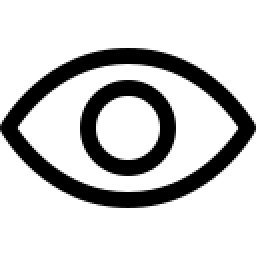
#> input picture Images/show.png, 128 x 128 px, given in place of loginicon.png, which was not available (shown 2 times larger); the run also reads 1 picture not shown here
$ python -i login_page.py   (imports and definitions only)
#> lines starting #> are read from the running program, lines starting #| are printed output that depends on the picture; pictures that were not available may be replaced by others from this repository, and a replacement may not be noted
#Importing the libraries
from tkinter import *
from PIL import Image,ImageTk
from tkinter import messagebox
from pymongo import MongoClient
import re, subprocess
import hashlib

try:
    # Creating MongoClient, connecting to database and collection
    football_client = MongoClient('mongodb://localhost:27017/')
    football_database = football_client['football_database']
    football_collection = football_database['users']
except:
    messagebox.showerror('Error','Database Connection Error')

# Function to go back to login page after clicking Sign In button in signup page
# [110 lines left out: functions back_to_login, sign_in, get_login_data, not called in this run]
# Function for login
def login():
    '''
    Display the login section.
    '''
    # [41 lines left out: functions login_work, show_password, hide_password, not called in this run]

    # GUI elements for login page
    global right_frame
    login_icon = Image.open("Images/loginicon.png")
#> login_icon is the input picture: PIL image 128x128 RGBA; mean R, G, B, A 0, 0, 0, 52.4
    login_image = login_icon.resize((70, 70))
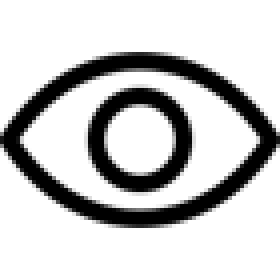
#> login_image: PIL image 70x70 RGBA (shown 4 times larger); mean R, G, B, A 0, 0, 0, 52.3; transparent parts drawn white
    login_image = ImageTk.PhotoImage(login_image)
    login_img_label = Label(right_frame, image=login_image, border=0)
    login_img_label.image = login_image
    login_img_label.place(x=450, y=165)
    label_login = Label(right_frame, text="Welcome! Please Login into your Account.", bg="sky blue", border=0,
                        font=('Segoe Print', '16', 'bold'))
    label_login.place(x=250, y=120)

    phone_n_label = Label(right_frame, text="Phone", bg="sky blue", border=0, font=('Segoe Print', '12', ''))
    phone_n_label.place(x=380, y=240)
    phone_n_entry = Entry(right_frame, font=('Segoe Print', '10', ''))
    phone_n_entry.place(x=380, y=270)

    password_label = Label(right_frame, text="Password", bg="sky blue", border=0, font=('Segoe Print', '12', ''))
    password_label.place(x=380, y=310)
    password_entry = Entry(right_frame, font=('Segoe Print', '10', ''), show="*")
    password_entry.place(x=380, y=340)

    show_icon = Image.open("Images/show.png").resize((20, 20))
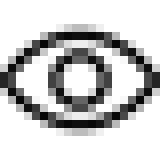
#> show_icon: PIL image 20x20 RGBA (shown 8 times larger); mean R, G, B, A 0, 0, 0, 53.8; transparent parts drawn white
    hide_icon = Image.open("Images/hide.png").resize((20, 20))

    show_img = ImageTk.PhotoImage(show_icon)
    hide_img = ImageTk.PhotoImage(hide_icon)

    show_password_button = Button(right_frame, image=show_img, border=0, command=show_password)
    show_password_button.place(x=560, y=342)

    login_button = Button(right_frame, text="LOGIN", font=('Segoe Print', '10', ''), height=1, bg="sky blue", border=1,
                          command=login_work)
    login_button.place(x=460, y=380)

    app.bind('<Return>', lambda e: login_work())

    right_frame_label = Label(right_frame, text="Don't have an account?", font=('Segoe Print', '9', ''), bg="sky blue",
                              border=0)
    right_frame_label.place(x=380, y=430)
    sign_in_btn = Button(right_frame, text="Sign In", font=('Segoe Print', '9', ''), bg="sky blue", border=0,
                         fg="blue", command=sign_in)
    sign_in_btn.place(x=530, y=425)

# Function for about us
# [13 lines left out: function about_us, not called in this run]

def create_login_gui():
    '''
    Create the login GUI
    '''
    # Creating the main window of the application
    global app, right_frame, left_frame
    app = Tk()
    app.geometry("1350x700")
    app.config(bg="Black")
    app.resizable(0, 0)
    app.title("Login Page")

    # Creating the frames
    left_frame = Frame(app, width=450, height=668, bg="sky blue", border=1)
    left_frame.place(x=0, y=1)
    right_frame = Frame(app, width=900, height=668, bg="sky blue", border=1)
    right_frame.place(x=451, y=1)
    lower_frame = Frame(app, width=1350, height=30, bg="sky blue")
    lower_frame.place(x=0, y=670)

    # Calling the login function
    login()

    # GUI elements for left frame
    app_name_label = Label(left_frame,text ="A-Division \t    \n Football League",font=('Segoe Print', '36', 'bold'),bg="sky blue")
    app_name_label.place(x=25,y=60)

    football_img = Image.open("Images/football.png")
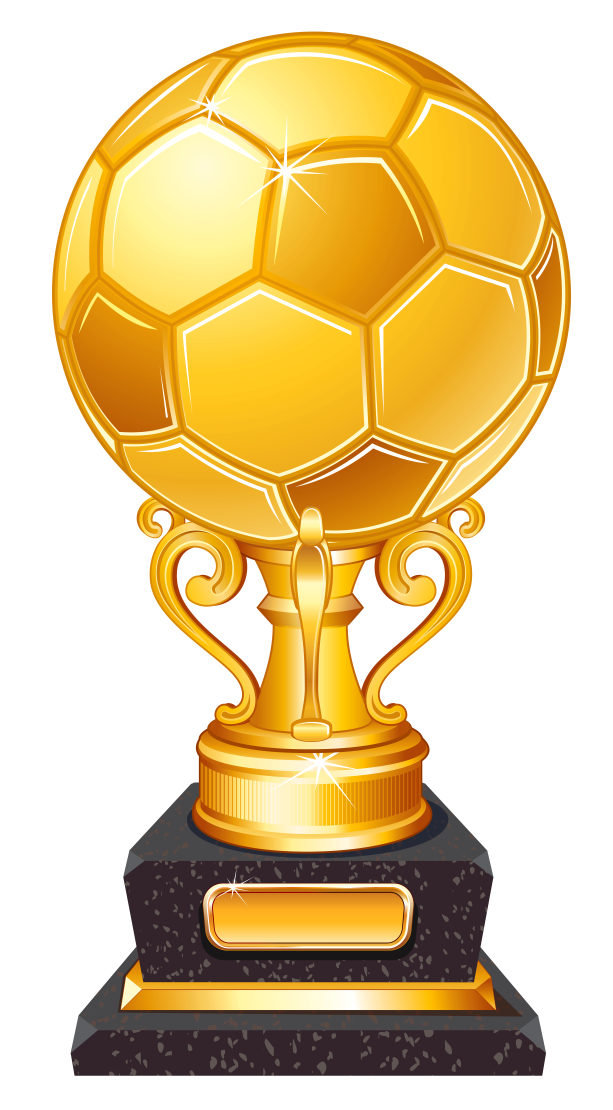
#> input picture Images/football.png, 2452 x 4437 px, found by its file name (shown at 1/4 size)
#> football_img is the input picture: PIL image 2452x4437 RGBA; mean R, G, B, A 210, 184.4, 131.1, 139
    football_photo = football_img.resize((70,100))
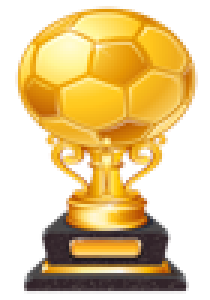
#> football_photo: PIL image 70x100 RGBA (shown 3 times larger); mean R, G, B, A 117.7, 89.5, 33.3, 139; transparent parts drawn white
    football_photo = ImageTk.PhotoImage(football_photo)
    football_label = Label(left_frame,image=football_photo,border=0,bg='sky blue')
    football_label.image = football_photo  # Store a reference to the image to prevent it from being garbage collected
    football_label.place(x=320,y=40)

    pitch_png = Image.open("Images/pitch.png")
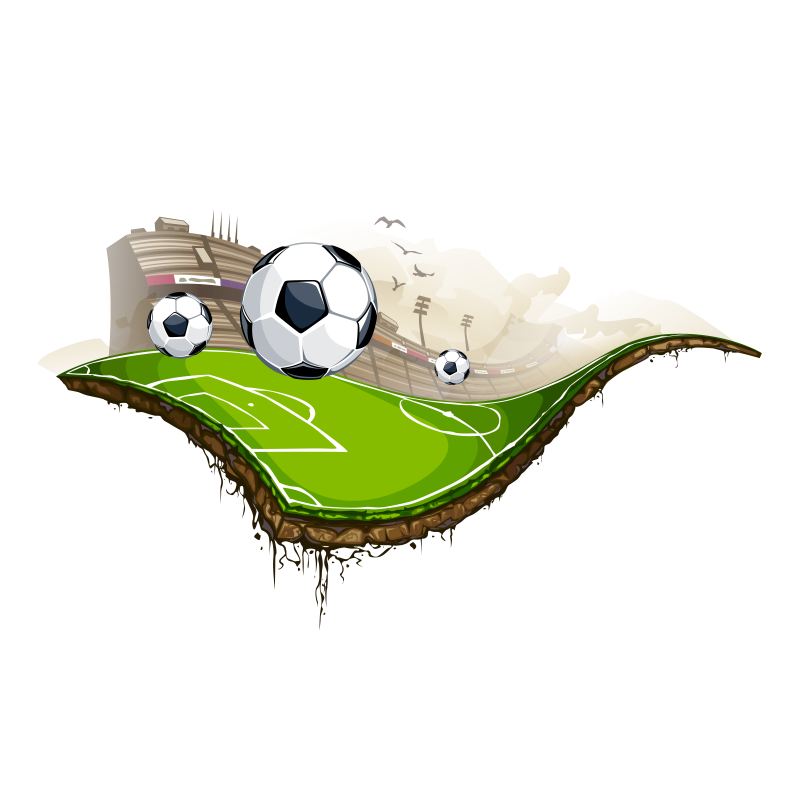
#> input picture Images/pitch.png, 4000 x 4000 px, found by its file name (shown at 1/5 size)
#> pitch_png is the input picture: PIL image 4000x4000 RGBA; mean R, G, B, A 183.6, 185.7, 173.7, 51.1
    pitch_photo = pitch_png.resize((400,350))
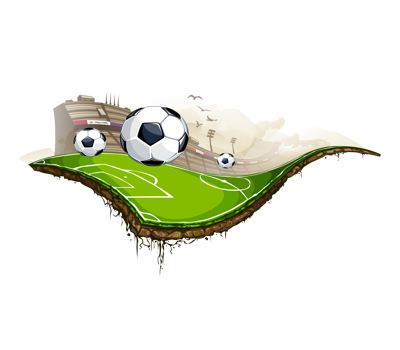
#> pitch_photo: PIL image 400x350 RGBA; mean R, G, B, A 34.9, 37, 24.9, 51.1; transparent parts drawn white
    pitch_photo = ImageTk.PhotoImage(pitch_photo)
    pitch_label = Label(left_frame,image=pitch_photo,border=0,bg="sky blue")
    pitch_label.image = pitch_photo
    pitch_label.place(x=30,y=230)

    unleash_label = Label(left_frame,text = '"Unleash your football passion"',font=('Segoe Print', '18', 'bold'),bg="sky blue")
    unleash_label.place(x=50,y=510)

    about_us_btn = Button(left_frame,text="About Us",bg="sky blue",border=0,font=('Segoe Print', '12', ''),command=about_us)
    about_us_btn.place(x=50,y=580)
    arrow_label = Label(left_frame,text="🡢",bg="sky blue",border=0,font=('Segoe Print', '12', 'bold'))
    arrow_label.place(x=140,y=587)

    copyright_label = Label(left_frame, text="\u00a9 2023 HaHaHa K Cha?. All rights reserved.",font=('Segoe Print', '10'), bg="sky blue")
    copyright_label.place(x=50,y=630)

    app.mainloop()
# [1 line not run here, left out]

>>> result = create_login_gui()
